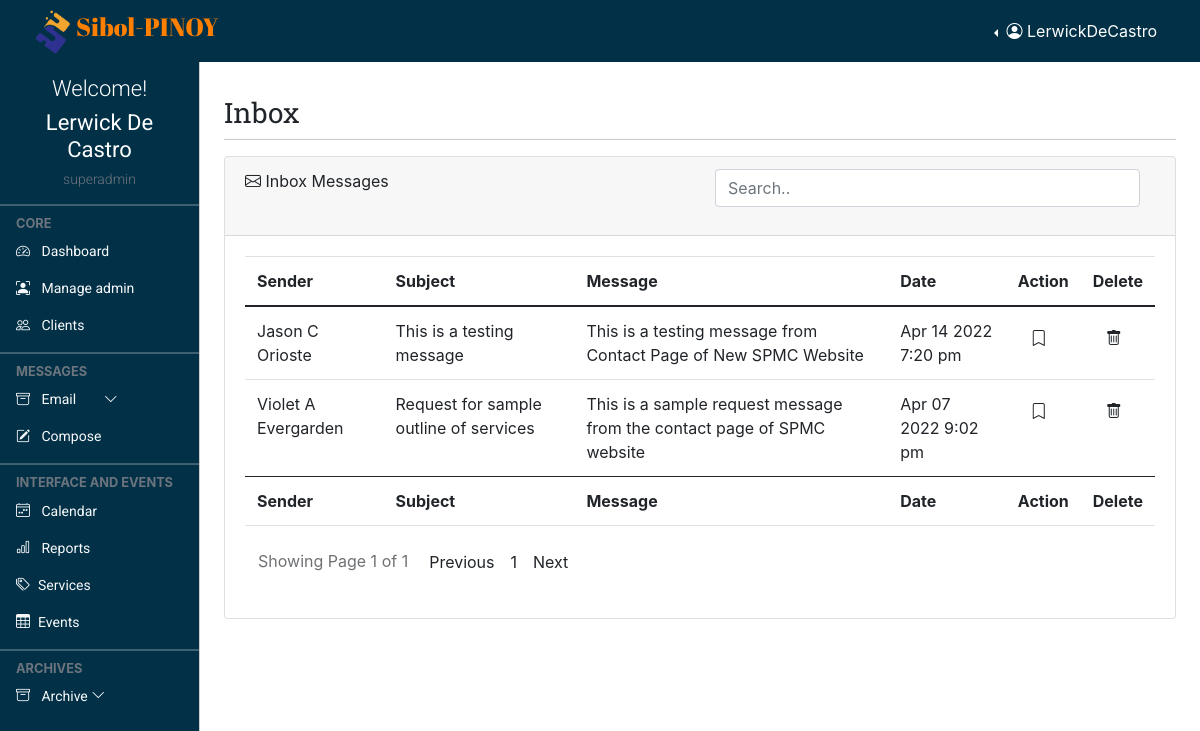
Screenshot of /admin/inbox.php (signed in) with the database file from the repository.
### tables this page shows
CREATE TABLE `profile` (
  `id` int(11) NOT NULL,
  `loginId` int(11) NOT NULL,
  `firstName` varchar(255) NOT NULL,
  `lastName` varchar(255) NOT NULL,
  `dateAdded` datetime NOT NULL
);

CREATE TABLE `client` (
  `c_count` int(150) NOT NULL,
  `client_uniID` varchar(250) NOT NULL,
  `firstName` varchar(250) NOT NULL,
  `mi` text DEFAULT NULL,
  `lastName` varchar(250) NOT NULL,
  `email_add` varchar(250) NOT NULL,
  `contact` varchar(250) DEFAULT NULL,
  `organization` varchar(250) NOT NULL,
  `position` varchar(250) NOT NULL,
  `date_register` datetime NOT NULL
);

CREATE TABLE `email` (
  `emailID` int(150) NOT NULL,
  `client_uniID` varchar(250) DEFAULT NULL,
  `subject` varchar(250) NOT NULL,
  `message` longtext DEFAULT NULL,
  `status` varchar(50) NOT NULL,
  `date_mailed` datetime DEFAULT NULL
);

### admin/inbox.php (the view, shortened to what this page needs)
<!doctype html>
<html lang="en">
  <?php
      require "layout.part/admin.header.php";
  ?>
  <body>
    <?php
      require "layout.part/admin.top.navbar.php";
    ?>
    <?php
      require "layout.part/admin.side.navbar.php";
    ?>
    <main class="mt-5 pt-3">
        <div class="container-fluid p-4">
            <div class="row">
            <div class="col-md-12 my-2">
                <h4 class="page-header">Inbox</h4>
                <hr class="dropdown-divider bg-dark" />
            </div>
        </div>
        <div class="row">
            <div class="col-md-12 mb-3">
                <div class="card">
                    <div class="card-header">
                        <span><i class="bi bi-envelope"></i></span> Inbox Messages
                        <div class="form-group float-end col-md-6">
                            <input type="text" class="form-control inputSearch" id="inputSearch" placeholder="Search..">
                        </div>
                    </div>
                    <div class="card-body">
                        <div class="table-responsive">
                            <table id="datatableid" class="table data-table" style="width: 100%">
                                <thead>
                                    <tr>
                                        <th>Sender</th>
                                        <th>Subject</th>
                                        <th>Message</th>
                                        <th>Date</th>
                                        <th>Action</th>
                                        <th>Delete</th>
                                    </tr>
                                </thead>
                                <tbody id="myTable">
                                    <?php
                                     if(isset($_GET['page_no']) && $_GET['page_no'] !=''){
                                        $page_no = $_GET['page_no'];
                                    }else{
                                        $page_no = 1;
                                    }
                                    $total_records_per_page = 25;
                                    $previous_page = $page_no - 1;
                                    $next_page = $page_no + 1;
                                    $result_count = mysqli_query($conn, "SELECT COUNT(*) as total_records FROM `email`" );
                                    $total_records = mysqli_fetch_array($result_count);
                                    $total_records = $total_records['total_records'];
                                    $total_number_of_page = ceil($total_records / $total_records_per_page);
                                    $inbox_mail = "SELECT tb2.emailID, tb1.client_uniID, tb1.firstName, tb1.mi, tb1.lastName, tb1.email_add, tb2.subject, tb2.message, tb2.status, tb2.date_mailed  FROM client tb1 INNER JOIN email tb2 ON tb1.client_uniID = tb2.client_uniID ORDER BY tb2.emailID DESC";
                                    $inbox_mail_result = mysqli_query($conn, $inbox_mail);
                                    if(mysqli_num_rows($inbox_mail_result) > 0 ){
                                        foreach($inbox_mail_result as $email){
                                            ?>
                                            <tr <?php
                                                $status = $email['status'];
                                                if($status == 'New'){
                                                   echo ' class="card-text" ';
                                                }else {
                                                    echo ' class="" ';
                                                }
                                            ?> >
                                                <?php
                                                    $sender = $email['firstName']." ".$email['mi']." ".$email['lastName'];
                                                ?>
                                                <td><?= $sender ?></td>
                                                <td><?= $email['subject']?></td>
                                                <td><?= $email['message']?></td>
                                                <td><?= date('M d Y g:i a', strtotime($email['date_mailed'])) ?></td>
                                                <td>
                                                    <button type="button" class="btn tooltip-test read" id="read" title="Read">
                                                        <i class="bi bi-bookmark"></i>
                                                    </button>
                                                </td>
                                                <td>
                                                    <button type="button" class="btn" data-bs-toggle="tooltip" data-bs-placement="bottom" title="Delete">
                                                        <i class="bi bi-trash"></i>
                                                    </button>
                                                </td>
                                            </tr>
                                            <?php
                                        }
                                    }else{
                                        echo "No Email Yet";
                                    }
                                    ?>
                                </tbody>
                                <tfoot>
                                    <tr>
                                        <th>Sender</th>
                                        <th>Subject</th>
                                        <th>Message</th>
                                        <th>Date</th>
                                        <th>Action</th>
                                        <th>Delete</th>
                                    </tr>
                                </tfoot>
                            </table>
                        </div>
                        <ul class="pagination pull-right">
                            <li class="pull-left btn btn-default disabled">Showing Page <?php echo $page_no." of ".$total_number_of_page;?></li>
                            <li class=" p-2 <?php if($page_no <= 1) { echo "disabled";}?>">
                                <a <?php if($page_no > 1) { echo "href='?page_no=$previous_page'";} ?>>Previous</a>
                            </li>
                            <?php
                                if($total_number_of_page <=10){
                                    for($counter = 1; $counter <=$total_number_of_page;$counter++){
                                        if($counter == $page_no){
                                            echo "<li class='active p-2'><a> $counter </a></li>";
                                        }else{
                                            echo "<li class='p-2'><a href='?page_no=$counter'> $counter </a></li>";
                                        }
                                    }
                                }
                            ?>
                            <li class="p-2 <?php if($page_no >= $total_number_of_page) {echo "disabled";} ?>" >
                                <a <?php if($page_no < $total_number_of_page) {echo "href='?page_no=$next_page'";} ?>>Next</a>
                            </li>
                        </ul>
                    </div>
                </div>
            </div>
        </div>
    </main>
  </body>
</html>

### admin/layout.part/admin.header.php (shortened to what this page needs)
  <head>
    <link href="https://cdn.jsdelivr.net/npm/bootstrap@5.0.2/dist/css/bootstrap.min.css" rel="stylesheet">
    <link rel="stylesheet" href="https://cdnjs.cloudflare.com/ajax/libs/fullcalendar/3.4.0/fullcalendar.css" />
    <link rel="stylesheet" href="https://cdnjs.cloudflare.com/ajax/libs/twitter-bootstrap/4.0.0-alpha.6/css/bootstrap.css" />
    <link rel="stylesheet" href="https://cdn.jsdelivr.net/npm/bootstrap-icons@1.4.1/font/bootstrap-icons.css"/>
    <link rel="stylesheet" href="style/dataTables.bootstrap5.min.css" />
    <link rel="stylesheet" href="style/addstyler.css" />
    <link rel="stylesheet" href="style/colored.css" />
  </head>
<?php
function levelCheck($lev){
    if($lev == "0"){
      $lev = "admin";
    }
    else if($lev == "1"){
      $lev = "superadmin";
    }
    echo $lev;
  }
?>

### admin/layout.part/admin.top.navbar.php (shortened to what this page needs)
<?php
  require "../connection.php";
  if(isset($_SESSION["username"]) && isset($_SESSION["level"])){
    $musername = $_SESSION["username"];
    $sql = "SELECT login.loginId, profile.firstName, profile.lastName, login.username, login.level FROM login INNER JOIN profile ON
                login.loginId = profile.loginId WHERE login.username = '$musername'";
    if($result = $conn->query($sql)){
      if($result->num_rows == 1){
        if($row = $result->fetch_assoc()){
          $firstName = $row["firstName"];
          $lastName = $row["lastName"];
          $rusername = $row["username"];
          $level = $row["level"];
        }
      }
    }
  }
?>
<nav class="navbar navbar-expand-lg navbar-dark px-3 fixed-top bg-coloured">
  <div class="container-fluid">
    <div class="">
      <img class="__logo" src="../img/logo.png" alt=""><a class="logo-font" href="#">Sibol-PINOY</a>
    </div>
    <div class="collapse navbar-collapse justify-content-md-end" id="topNavBar">
      <div class="btn-group border-0 dropstart">
        <button type="button" class="btn text-white dropdown-toggle border-0" data-bs-toggle="dropdown" aria-expanded="false">
          <i class="bi bi-person-circle"></i> <span> <?= $rusername ?> </span>
        </button>
      </div>
    </div>
  </div>
</nav>

### admin/layout.part/admin.side.navbar.php (shortened to what this page needs)
<div class="offcanvas offcanvas-start sidebar-nav bg-coloured" id="sidebar">
    <div class="offcanvas-body p-0">
        <div class="container pt-3 text-center">
            <div class="text-white">
            <h4 class="welcome-text">Welcome!</h4>
            <h2 class="user-text"><?= $firstName . " " . $lastName?></h2>
            <h6 class="text-muted text-small"><?= levelCheck($level) ?></h6>
            </div>
        </div>
        <nav class="navbar-dark pb-5">
            <ul class="navbar-nav">
                <hr class="dropdown-divider bg-light" />
                <div class="text-muted small fw-bold text-uppercase px-3">
                    CORE
                </div>
                <li>
                    <a href="landing" class="nav-link px-3 text-light text-normal">
                        <span class="me-2"><i class="bi bi-speedometer2"></i></span>
                        <span>Dashboard</span>
                    </a>
                    <?php
                        if(isset($_SESSION["level"])){
                            $check_level = $_SESSION["level"];
                            if($check_level == '1'){
                                echo ' <a href="admin.con" class="nav-link px-3 text-light text-normal">
                                            <span class="me-2"><i class="bi bi-person-bounding-box"></i></span>
                                            <span>Manage admin</span>
                                        </a>';
                            }
                        }
                    ?>
                    <a href="clients.record" class="nav-link px-3 text-light text-normal">
                        <span class="me-2"><i class="bi bi-people"></i></span>
                        <span>Clients</span>
                    </a>
                </li>
                <hr class="dropdown-divider bg-light" />
                <div class="text-muted small fw-bold text-uppercase px-3">
                    Messages
                </div>
                <li>
                    <a class="nav-link px-3 text-light text-normal position-relative" data-bs-toggle="collapse" href="#email">
                        <span class="me-2"><i class="bi bi-archive"></i></span>
                            <span>Email
                        </span>
                        <span class="ms-auto">
                            <span class="right-icon mx-4">
                            <i class="bi bi-chevron-down"></i>
                            </span>
                        </span>
                    </a>
                    <a href="#" class="nav-link px-3 text-light text-normal">
                        <span class="me-2"><i class="bi bi-pencil-square"></i></span>
                        <span>
                            <button type="button" class="bg-transparent border-0 text-light" data-bs-toggle="modal" data-bs-target="#exampleModal">
                                Compose
                            </button>
                        </span>
                    </a>
                </li>
                <hr class="dropdown-divider bg-light" />
                <div class="text-muted small fw-bold text-uppercase px-3">
                    Interface and Events
                </div>
                <li>
                    <a href="calender" class="nav-link px-3 text-light text-normal">
                            <span class="me-2"><i class="bi bi-calendar4-week"></i></span>
                            <span>Calendar</span>
                    </a>
                    <a href="reports" class="nav-link px-3 text-light text-normal">
                            <span class="me-2"><i class="bi bi-bar-chart"></i></span>
                            <span>Reports</span>
                    </a>
                    <a href="services.tools" class="nav-link px-3 sidebar-link text-light text-normal" >
                        <span class="me-2"><i class="bi bi-tags"></i></span>
                        <span>Services</span>
                    </a>
                    <a href="events" class="nav-link px-3 sidebar-link text-light text-normal">
                        <span class="me-2"><i class="bi bi-table"></i></span>
                        <span>Events</span>
                    </a>
                </li>
                <hr class="dropdown-divider bg-light" />
                <div class="text-muted small fw-bold text-uppercase px-3">
                    Archives
                </div>
                <li>
                    <a class="nav-link px-3  text-light text-normal" data-bs-toggle="collapse" href="#archives">
                        <span class="me-2"><i class="bi bi-archive"></i></span>
                        <span>Archive</span>
                        <span class="ms-auto">
                            <span class="right-icon">
                            <i class="bi bi-chevron-down"></i>
                            </span>
                        </span>
                    </a>
                </li>
            </ul>
        </nav>
    </div>
</div>

### rows the page displays
profile: loginId.username "LerwickDeCastro", firstName "Lerwick", lastName "De Castro", loginId.level "superadmin"
client: sender "Jason C Orioste", email.subject "This is a testing message", email.message "This is a testing message from Contact Page of New SPMC Website", email.date_mailed "Apr 14 2022 7:20 pm"
client: sender "Violet A Evergarden", email.subject "Request for sample outline of services", email.message "This is a sample request message from the contact page of SPMC website", email.date_mailed "Apr 07 2022 9:02 pm"

### other values shown
$page_no "1"
$total_number_of_page "1"
